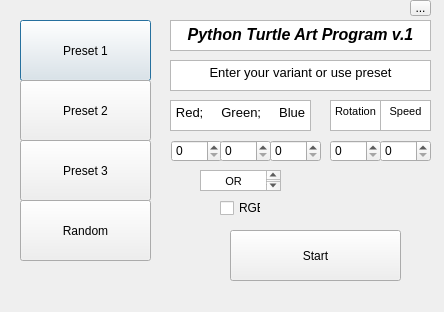
<?xml version="1.0" encoding="UTF-8"?>
<ui version="4.0">
 <class>CSIT040Project</class>
 <widget class="QDialog" name="CSIT040Project">
  <property name="geometry">
   <rect>
    <x>0</x>
    <y>0</y>
    <width>444</width>
    <height>312</height>
   </rect>
  </property>
  <property name="windowTitle">
   <string>CSIT040Project</string>
  </property>
  <property name="sizeGripEnabled">
   <bool>false</bool>
  </property>
  <widget class="QPushButton" name="Preset_1">
   <property name="geometry">
    <rect>
     <x>20</x>
     <y>20</y>
     <width>131</width>
     <height>61</height>
    </rect>
   </property>
   <property name="mouseTracking">
    <bool>false</bool>
   </property>
   <property name="text">
    <string>Preset 1</string>
   </property>
   <property name="default">
    <bool>false</bool>
   </property>
   <property name="flat">
    <bool>false</bool>
   </property>
  </widget>
  <widget class="QPushButton" name="Preset_3">
   <property name="geometry">
    <rect>
     <x>20</x>
     <y>140</y>
     <width>131</width>
     <height>61</height>
    </rect>
   </property>
   <property name="text">
    <string>Preset 3</string>
   </property>
  </widget>
  <widget class="QPushButton" name="Preset_2">
   <property name="geometry">
    <rect>
     <x>20</x>
     <y>80</y>
     <width>131</width>
     <height>61</height>
    </rect>
   </property>
   <property name="text">
    <string>Preset 2</string>
   </property>
  </widget>
  <widget class="QPushButton" name="Random">
   <property name="geometry">
    <rect>
     <x>20</x>
     <y>200</y>
     <width>131</width>
     <height>61</height>
    </rect>
   </property>
   <property name="text">
    <string>Random</string>
   </property>
  </widget>
  <widget class="QPushButton" name="Start_button">
   <property name="geometry">
    <rect>
     <x>230</x>
     <y>230</y>
     <width>171</width>
     <height>51</height>
    </rect>
   </property>
   <property name="text">
    <string>Start</string>
   </property>
  </widget>
  <widget class="QCheckBox" name="RGB_button">
   <property name="geometry">
    <rect>
     <x>220</x>
     <y>200</y>
     <width>41</width>
     <height>16</height>
    </rect>
   </property>
   <property name="text">
    <string>RGB</string>
   </property>
  </widget>
  <widget class="QSpinBox" name="Red_box">
   <property name="geometry">
    <rect>
     <x>171</x>
     <y>140</y>
     <width>51</width>
     <height>22</height>
    </rect>
   </property>
   <property name="maximum">
    <number>255</number>
   </property>
  </widget>
  <widget class="QSpinBox" name="Green_box">
   <property name="geometry">
    <rect>
     <x>220</x>
     <y>140</y>
     <width>51</width>
     <height>22</height>
    </rect>
   </property>
   <property name="maximum">
    <number>255</number>
   </property>
  </widget>
  <widget class="QSpinBox" name="Blue_box">
   <property name="geometry">
    <rect>
     <x>270</x>
     <y>140</y>
     <width>51</width>
     <height>22</height>
    </rect>
   </property>
   <property name="maximum">
    <number>255</number>
   </property>
  </widget>
  <widget class="QTextBrowser" name="RGB_text">
   <property name="geometry">
    <rect>
     <x>170</x>
     <y>100</y>
     <width>141</width>
     <height>31</height>
    </rect>
   </property>
   <property name="html">
    <string>&lt;!DOCTYPE HTML PUBLIC &quot;-//W3C//DTD HTML 4.0//EN&quot; &quot;http://www.w3.org/TR/REC-html40/strict.dtd&quot;&gt;
&lt;html&gt;&lt;head&gt;&lt;meta name=&quot;qrichtext&quot; content=&quot;1&quot; /&gt;&lt;style type=&quot;text/css&quot;&gt;
p, li { white-space: pre-wrap; }
&lt;/style&gt;&lt;/head&gt;&lt;body style=&quot; font-family:'MS Shell Dlg 2'; font-size:8pt; font-weight:400; font-style:normal;&quot;&gt;
&lt;p align=&quot;center&quot; style=&quot; margin-top:0px; margin-bottom:0px; margin-left:0px; margin-right:0px; -qt-block-indent:0; text-indent:0px;&quot;&gt;&lt;span style=&quot; font-size:10pt;&quot;&gt;Red;     Green;     Blue&lt;/span&gt;&lt;/p&gt;&lt;/body&gt;&lt;/html&gt;</string>
   </property>
  </widget>
  <widget class="QTextBrowser" name="OR">
   <property name="geometry">
    <rect>
     <x>200</x>
     <y>170</y>
     <width>81</width>
     <height>21</height>
    </rect>
   </property>
   <property name="html">
    <string>&lt;!DOCTYPE HTML PUBLIC &quot;-//W3C//DTD HTML 4.0//EN&quot; &quot;http://www.w3.org/TR/REC-html40/strict.dtd&quot;&gt;
&lt;html&gt;&lt;head&gt;&lt;meta name=&quot;qrichtext&quot; content=&quot;1&quot; /&gt;&lt;style type=&quot;text/css&quot;&gt;
p, li { white-space: pre-wrap; }
&lt;/style&gt;&lt;/head&gt;&lt;body style=&quot; font-family:'MS Shell Dlg 2'; font-size:8pt; font-weight:400; font-style:normal;&quot;&gt;
&lt;p align=&quot;center&quot; style=&quot; margin-top:0px; margin-bottom:0px; margin-left:0px; margin-right:0px; -qt-block-indent:0; text-indent:0px;&quot;&gt;OR&lt;/p&gt;&lt;/body&gt;&lt;/html&gt;</string>
   </property>
  </widget>
  <widget class="QTextBrowser" name="Speed_text">
   <property name="geometry">
    <rect>
     <x>380</x>
     <y>100</y>
     <width>51</width>
     <height>31</height>
    </rect>
   </property>
   <property name="html">
    <string>&lt;!DOCTYPE HTML PUBLIC &quot;-//W3C//DTD HTML 4.0//EN&quot; &quot;http://www.w3.org/TR/REC-html40/strict.dtd&quot;&gt;
&lt;html&gt;&lt;head&gt;&lt;meta name=&quot;qrichtext&quot; content=&quot;1&quot; /&gt;&lt;style type=&quot;text/css&quot;&gt;
p, li { white-space: pre-wrap; }
&lt;/style&gt;&lt;/head&gt;&lt;body style=&quot; font-family:'MS Shell Dlg 2'; font-size:8pt; font-weight:400; font-style:normal;&quot;&gt;
&lt;p align=&quot;center&quot; style=&quot; margin-top:0px; margin-bottom:0px; margin-left:0px; margin-right:0px; -qt-block-indent:0; text-indent:0px;&quot;&gt;Speed&lt;/p&gt;&lt;/body&gt;&lt;/html&gt;</string>
   </property>
  </widget>
  <widget class="QTextBrowser" name="Rotation_text">
   <property name="geometry">
    <rect>
     <x>330</x>
     <y>100</y>
     <width>51</width>
     <height>31</height>
    </rect>
   </property>
   <property name="html">
    <string>&lt;!DOCTYPE HTML PUBLIC &quot;-//W3C//DTD HTML 4.0//EN&quot; &quot;http://www.w3.org/TR/REC-html40/strict.dtd&quot;&gt;
&lt;html&gt;&lt;head&gt;&lt;meta name=&quot;qrichtext&quot; content=&quot;1&quot; /&gt;&lt;style type=&quot;text/css&quot;&gt;
p, li { white-space: pre-wrap; }
&lt;/style&gt;&lt;/head&gt;&lt;body style=&quot; font-family:'MS Shell Dlg 2'; font-size:8pt; font-weight:400; font-style:normal;&quot;&gt;
&lt;p align=&quot;center&quot; style=&quot; margin-top:0px; margin-bottom:0px; margin-left:0px; margin-right:0px; -qt-block-indent:0; text-indent:0px;&quot;&gt;Rotation&lt;/p&gt;&lt;/body&gt;&lt;/html&gt;</string>
   </property>
  </widget>
  <widget class="QSpinBox" name="Speed_box">
   <property name="geometry">
    <rect>
     <x>380</x>
     <y>140</y>
     <width>51</width>
     <height>22</height>
    </rect>
   </property>
   <property name="maximum">
    <number>1000</number>
   </property>
  </widget>
  <widget class="QSpinBox" name="Rotation_box">
   <property name="geometry">
    <rect>
     <x>330</x>
     <y>140</y>
     <width>51</width>
     <height>22</height>
    </rect>
   </property>
   <property name="maximum">
    <number>360</number>
   </property>
  </widget>
  <widget class="QTextBrowser" name="RGB_text_2">
   <property name="geometry">
    <rect>
     <x>170</x>
     <y>20</y>
     <width>261</width>
     <height>31</height>
    </rect>
   </property>
   <property name="html">
    <string>&lt;!DOCTYPE HTML PUBLIC &quot;-//W3C//DTD HTML 4.0//EN&quot; &quot;http://www.w3.org/TR/REC-html40/strict.dtd&quot;&gt;
&lt;html&gt;&lt;head&gt;&lt;meta name=&quot;qrichtext&quot; content=&quot;1&quot; /&gt;&lt;style type=&quot;text/css&quot;&gt;
p, li { white-space: pre-wrap; }
&lt;/style&gt;&lt;/head&gt;&lt;body style=&quot; font-family:'MS Shell Dlg 2'; font-size:8pt; font-weight:400; font-style:normal;&quot;&gt;
&lt;p align=&quot;center&quot; style=&quot; margin-top:0px; margin-bottom:0px; margin-left:0px; margin-right:0px; -qt-block-indent:0; text-indent:0px;&quot;&gt;&lt;span style=&quot; font-size:12pt; font-weight:600; font-style:italic;&quot;&gt;Python Turtle Art Program v.1&lt;/span&gt;&lt;/p&gt;&lt;/body&gt;&lt;/html&gt;</string>
   </property>
  </widget>
  <widget class="QTextBrowser" name="RGB_text_3">
   <property name="geometry">
    <rect>
     <x>170</x>
     <y>60</y>
     <width>261</width>
     <height>31</height>
    </rect>
   </property>
   <property name="html">
    <string>&lt;!DOCTYPE HTML PUBLIC &quot;-//W3C//DTD HTML 4.0//EN&quot; &quot;http://www.w3.org/TR/REC-html40/strict.dtd&quot;&gt;
&lt;html&gt;&lt;head&gt;&lt;meta name=&quot;qrichtext&quot; content=&quot;1&quot; /&gt;&lt;style type=&quot;text/css&quot;&gt;
p, li { white-space: pre-wrap; }
&lt;/style&gt;&lt;/head&gt;&lt;body style=&quot; font-family:'MS Shell Dlg 2'; font-size:8pt; font-weight:400; font-style:normal;&quot;&gt;
&lt;p align=&quot;center&quot; style=&quot; margin-top:0px; margin-bottom:0px; margin-left:0px; margin-right:0px; -qt-block-indent:0; text-indent:0px;&quot;&gt;&lt;span style=&quot; font-size:10pt;&quot;&gt;Enter your variant or use preset&lt;/span&gt;&lt;/p&gt;&lt;/body&gt;&lt;/html&gt;</string>
   </property>
  </widget>
  <widget class="QToolButton" name="toolButton">
   <property name="geometry">
    <rect>
     <x>410</x>
     <y>0</y>
     <width>21</width>
     <height>16</height>
    </rect>
   </property>
   <property name="text">
    <string>...</string>
   </property>
  </widget>
 </widget>
 <resources/>
 <connections>
  <connection>
   <sender>Start_button</sender>
   <signal>clicked()</signal>
   <receiver>CSIT040Project</receiver>
   <slot>reject()</slot>
   <hints>
    <hint type="sourcelabel">
     <x>287</x>
     <y>243</y>
    </hint>
    <hint type="destinationlabel">
     <x>349</x>
     <y>193</y>
    </hint>
   </hints>
  </connection>
  <connection>
   <sender>Preset_1</sender>
   <signal>clicked()</signal>
   <receiver>CSIT040Project</receiver>
   <slot>reject()</slot>
   <hints>
    <hint type="sourcelabel">
     <x>94</x>
     <y>42</y>
    </hint>
    <hint type="destinationlabel">
     <x>161</x>
     <y>42</y>
    </hint>
   </hints>
  </connection>
  <connection>
   <sender>Preset_2</sender>
   <signal>clicked()</signal>
   <receiver>CSIT040Project</receiver>
   <slot>reject()</slot>
   <hints>
    <hint type="sourcelabel">
     <x>129</x>
     <y>104</y>
    </hint>
    <hint type="destinationlabel">
     <x>161</x>
     <y>105</y>
    </hint>
   </hints>
  </connection>
  <connection>
   <sender>Preset_3</sender>
   <signal>clicked()</signal>
   <receiver>CSIT040Project</receiver>
   <slot>reject()</slot>
   <hints>
    <hint type="sourcelabel">
     <x>106</x>
     <y>165</y>
    </hint>
    <hint type="destinationlabel">
     <x>163</x>
     <y>166</y>
    </hint>
   </hints>
  </connection>
  <connection>
   <sender>Random</sender>
   <signal>clicked()</signal>
   <receiver>CSIT040Project</receiver>
   <slot>reject()</slot>
   <hints>
    <hint type="sourcelabel">
     <x>89</x>
     <y>214</y>
    </hint>
    <hint type="destinationlabel">
     <x>166</x>
     <y>217</y>
    </hint>
   </hints>
  </connection>
 </connections>
</ui>
